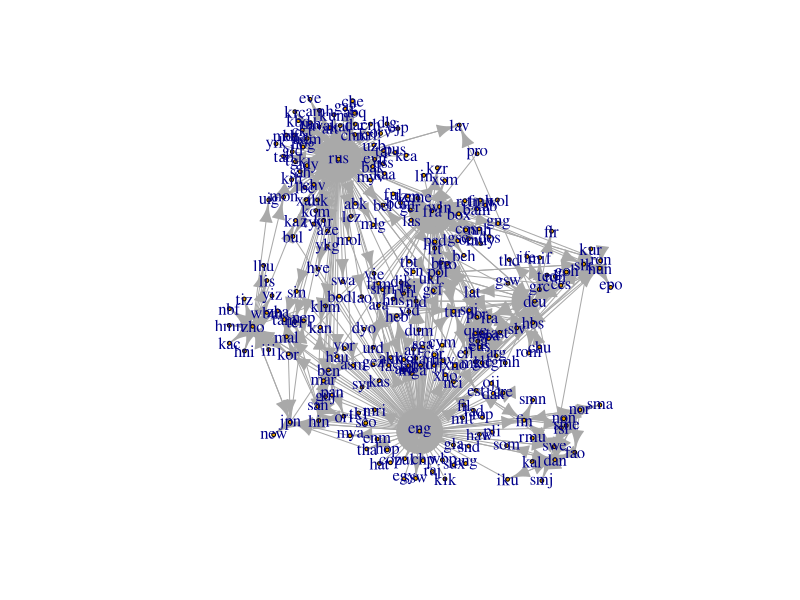
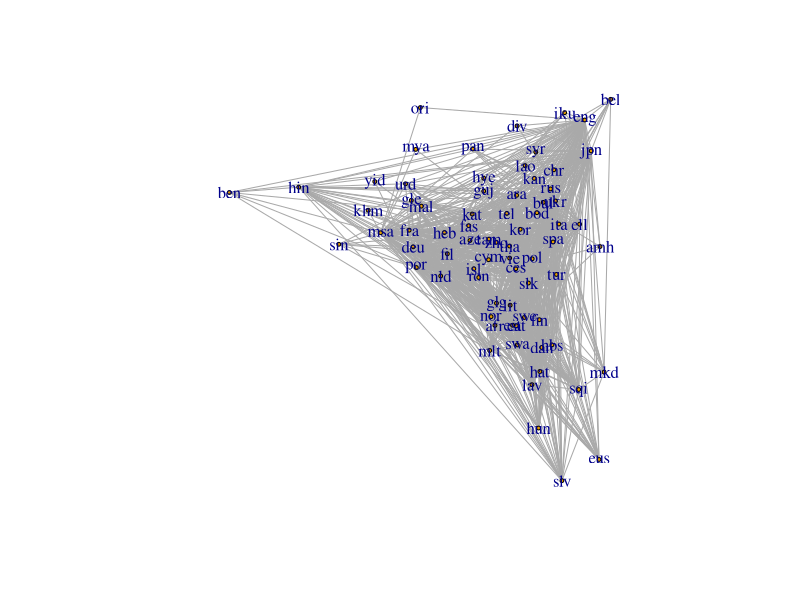
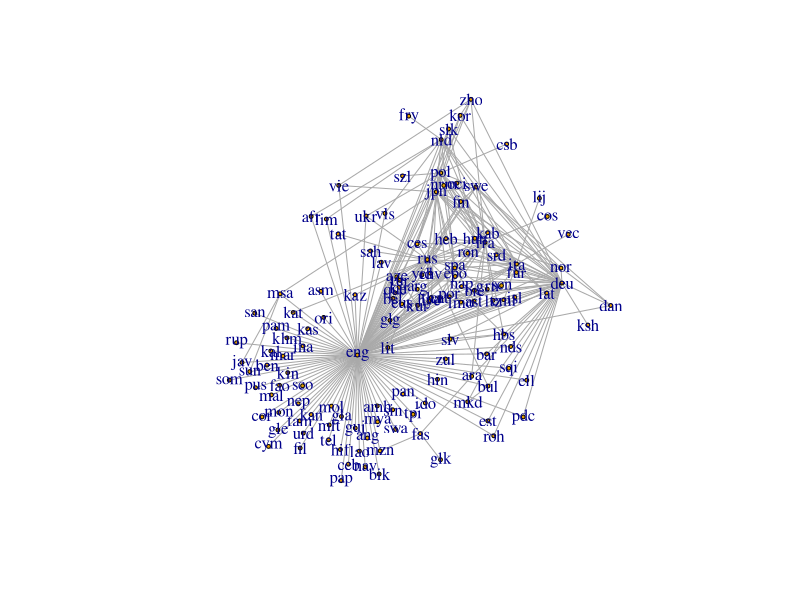

Write the R code that produced these figures, in order.
library(igraph)
library(dplyr)

####
#books network
####
edges <- read.csv("data/books_edges.tsv", sep="\t", stringsAsFactors = F)
edges <- edges%>%select(SourceLanguageCode, TargetLanguageCode, Coocurrences)
colnames(edges) <- c("from","to","weight")
g <- graph_from_data_frame(edges)
# add edge weight
E(g)$weight <- edges$weight

#initial plot
plot(g, layout = layout.davidson.harel,vertex.size=2, vertex_label_dist = 1.5)

####
#twitter network
####
edges <- read.csv("data/twitter_gln_links_with_over_expression.tsv", sep = "\t", stringsAsFactors = F)
edges <- edges%>%select(Source, Target, Common.Users)
colnames(edges)<- c("from","to","weight")
g <- graph_from_data_frame(edges, directed = FALSE)
E(g)$weight <- edges$weight
#reomve duplicate edges
g <- simplify(g)

#initial plot
plot(g, layout = layout.davidson.harel,vertex.size=2, vertex_label_dist = 1.5)

####
#wikipedsia network
####
edges <- read.csv("data/wikipedia_edges.tsv", sep = "\t", stringsAsFactors = F)
edges <- edges%>%select(SourceLanguageCode, TargetLanguageCode, Coocurrences)
colnames(edges)<- c("from","to","weight")
g <- graph_from_data_frame(edges, directed = FALSE)
E(g)$weight <- edges$weight

#reomve duplicate edges
g <- simplify(g)

#initial plot
plot(g, layout = layout.davidson.harel,vertex.size=2, vertex_label_dist = 1.5)

